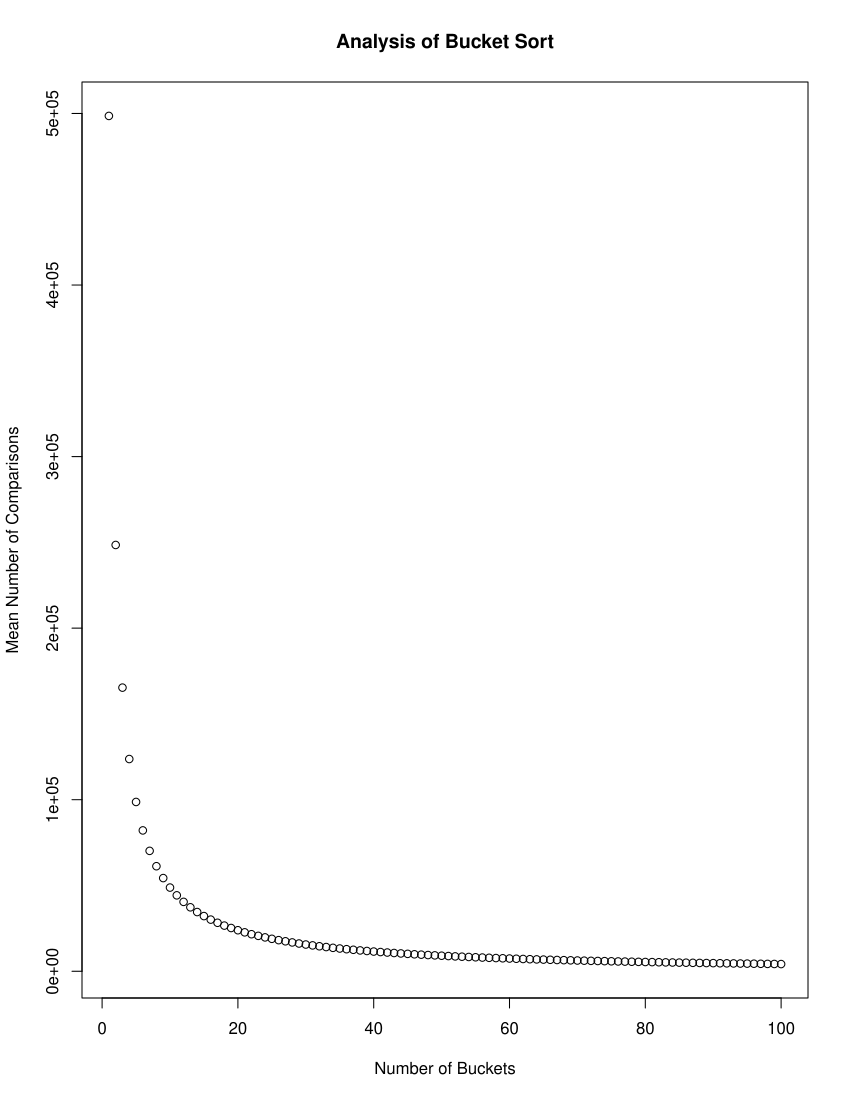

Here is the R script that generated this plot:
# Name: Christian Peters

library(testthat)

#' Implementation of the bubble sort algorithm.
#' 
#' @param a The vector to sort. It has to be numeric.
#' @param decreasing Optional parameter describing whether to sort a in
#' descending order or not. The default value is FALSE which means that a will
#' be sorted in ascending order.
#' 
#' @return A list containing the sorted version of a as the first element and
#' the number of comparisons as the second element.
bubbleSort <- function(a, decreasing=FALSE) {
  stopifnot(is.numeric(a))
  count <- 0
  # no need to sort if there are 0 or 1 elements
  if (length(a) <= 1) {
    return(list(a, count))
  }
  # j is the last index to be compared in each run
  # the indices greater than j+1 are already sorted and don't need comparison
  for (j in (length(a)-1):1) {
    # swapped is used to stop early once the vector is sorted
    swapped <- FALSE
    # i is the index of the element that is currently compared
    for (i in 1:j) {
      count <- count + 1
      # carry out the swap if necessary
      if (a[i] > a[i+1] && !decreasing || a[i] < a[i+1] && decreasing) {
        tmp <- a[i+1]
        a[i+1] <- a[i]
        a[i] <- tmp
        swapped <- TRUE
      }
    }
    # stop if the vector is sorted
    if (!swapped) {
      break
    }
  }
  return(list(a, count))
}

#' This function is used to test a generic sort function.
test_sortGeneric <- function(sortFunc) {
  test_that("Test sorting function", {
    # edge cases
    expect_error(sortFunc(c()))
    expect_equal(sortFunc(numeric())[[1]], numeric())
    expect_equal(sortFunc(c(0))[[1]], c(0))
    # minimal examples
    expect_equal(sortFunc(c(0, 1))[[1]], c(0, 1))
    expect_equal(sortFunc(c(1, 0))[[1]], c(0, 1))
    expect_equal(sortFunc(c(-1, -2))[[1]], c(-2, -1))
    # sorting some samples ascending as well as descending
    expect_false(is.unsorted(sortFunc(sample.int(100))[[1]]))
    expect_false(is.unsorted(sortFunc(rnorm(100))[[1]]))
    expect_false(is.unsorted(rev(sortFunc(sample.int(100), TRUE)[[1]])))
    expect_false(is.unsorted(rev(sortFunc(rnorm(100), TRUE)[[1]])))
  })
}

test_sortGeneric(bubbleSort)

#' Implementation of the bucket sort algorithm.
#' 
#' Complexity: O(n + buckets*(n/buckets)^2)
#' 
#' @param a The vector to sort. It has to be numeric.
#' @param n The number of buckets. It has to be greater than zero.
#' 
#' @return A list containing the sorted version of a as the first element and
#' the number of comparisons as the second element.
bucketSort <- function(a, n) {
  stopifnot(is.numeric(a), is.numeric(n), n > 0)
  
  # no need to sort
  if (length(a) <= 1) {
    return(list(a, 0))
  }
  
  # calculate maximum and minimum values
  maxValue <- max(a)
  # subtract a very small value to avoid the 0 bucket
  minValue <- min(a) - 5 * .Machine$double.eps
  buckets <- numeric(length=length(a))
  count <- 0
  
  # determine the bucket for each element
  for (i in 1:length(a)) { # complexity: O(n)
    buckets[i] <- ceiling(n * (a[i] - minValue) / (maxValue - minValue))
  }
  
  # apply bubbleSort to each bucket
  res <- numeric()
  for (j in 1:n) {
    tmp <- bubbleSort(a[buckets==j]) # complexity: O(n^2)
    res <- c(res, tmp[[1]])
    count <- count + tmp[[2]]
  }
  return(list(res, count))
}

# now test bucket sort
for (buckets in 1:20) {
  test_sortGeneric(function (a, descending=FALSE) {
    if (descending) {
      # reverse the result if the testing function expects a descending list
      res <- bucketSort(a, buckets)
      return(list(rev(res[[1]]), res[[2]]))
    } else {
      return(bucketSort(a, buckets))
    }
  })
}

# simulation function
startSimulation <- function() {
  # simulation parameters
  numBuckets <- 100
  numRuns <- 100
  
  buckets <- 1:numBuckets
  # for every bucket count, the mean of the comparisons is stored here
  meanComparisons <- numeric(length = numBuckets)
  
  for (n in buckets) {
    # the results of each run are stored here
    comparisons <- numeric(length = numRuns)
    for (i in 1:numRuns) {
      comparisons[i] <- bucketSort(sample.int(1000), n)[[2]]
    }
    # save the mean
    meanComparisons[n] <- mean(comparisons)
  }
  plot(buckets, meanComparisons, xlab="Number of Buckets",
       ylab="Mean Number of Comparisons", main="Analysis of Bucket Sort")
}

#startSimulation()

# If the elements of the list are not equally distributed (like samples from
# a normal distribution for example), some buckets contain more elements than
# others. This means that bucketsort is unfair to those buckets that contain
# more elements.
